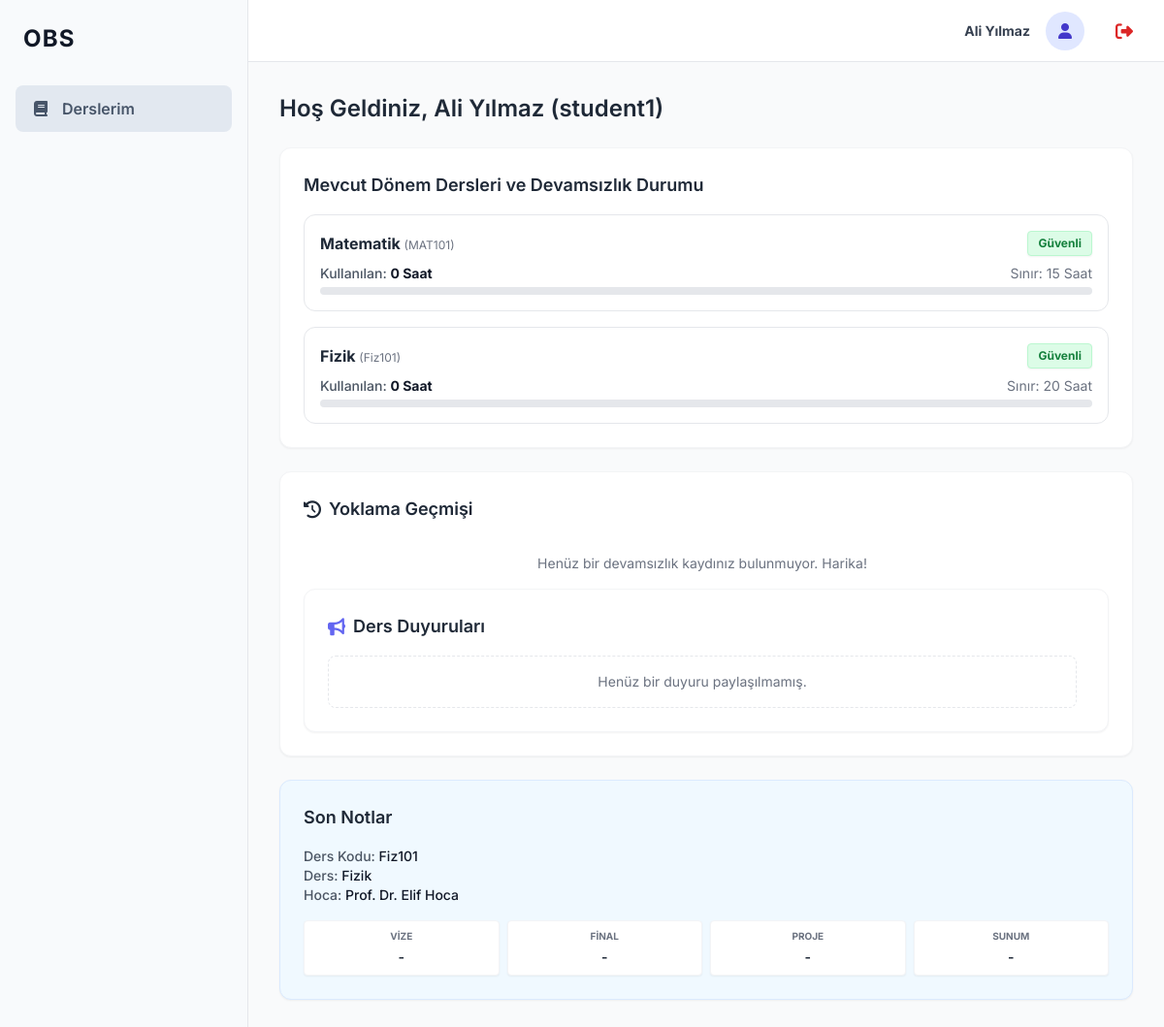
The app's page /student_dashboard (signed in) with its own data.
### models.py (models this page shows)
class User(db.Model, UserMixin):
    __tablename__ = 'user'
    id = db.Column(db.Integer, primary_key=True)
    username = db.Column(db.String(50), unique=True, nullable=False)
    password_hash = db.Column(db.String(255), nullable=False)
    role = db.Column(db.String(20), nullable=False) # 'admin', 'academician', 'student'
    name = db.Column(db.String(100), nullable=False)
    courses_taught = db.relationship('Course', backref='academician', lazy=True)
    enrollments = db.relationship('Enrollment', backref='student', lazy=True)

class Enrollment(db.Model):
    __tablename__ = 'enrollment'
    id = db.Column(db.Integer, primary_key=True)
    student_id = db.Column(db.Integer, db.ForeignKey('user.id'), nullable=False)
    course_id = db.Column(db.Integer, db.ForeignKey('course.id'), nullable=False)
    midterm_grade = db.Column(db.Float, nullable=True)
    final_grade = db.Column(db.Float, nullable=True)
    project_grade = db.Column(db.Float, nullable=True)
    presentation_grade = db.Column(db.Float, nullable=True)
    absenteeism = db.Column(db.Integer, default=0)
    __table_args__ = (db.UniqueConstraint('student_id', 'course_id', name='_student_course_uc'),)

class Course(db.Model):
    __tablename__ = 'course'
    id = db.Column(db.Integer, primary_key=True)
    name = db.Column(db.String(100), nullable=False)
    code = db.Column(db.String(20), unique=True, nullable=False)
    academician_id = db.Column(db.Integer, db.ForeignKey('user.id'), nullable=True)
    max_absenteeism = db.Column(db.Integer, default=20, nullable=False)
    enrollments = db.relationship('Enrollment', backref='course', lazy=True)

### app.py (the view)
@app.route('/student_dashboard')
@login_required
def student_dashboard():
    if current_user.role != 'student':
        return "Yetkisiz Erişim", 403
    enrollments = Enrollment.query.filter_by(student_id=current_user.id).all()
    for enrollment in enrollments:
        enrollment.logs = AttendanceLog.query.filter_by(student_id=current_user.id, course_id=enrollment.course_id).order_by(AttendanceLog.date.desc()).all()
    return render_template('student_dashboard.html', enrollments=enrollments)

### app.py (called while the page is built)
@login_manager.user_loader
def load_user(user_id):
    return User.query.get(int(user_id))

### templates/student_dashboard.html (shortened to what this page needs)
{% extends 'base.html' %}
{% block content %}
<div class="mb-6">
    <h2 class="text-2xl font-semibold text-gray-800">Hoş Geldiniz, {{ current_user.name }} ({{ current_user.username }})</h2>
</div>
<div class="flex flex-col xl:flex-row gap-6">
    <div class="flex-1 space-y-6">
        <div class="bg-white rounded-xl shadow-sm border border-gray-100 p-6 hover:shadow-md transition duration-200">
            <h3 class="text-lg font-semibold text-gray-800 mb-4">Mevcut Dönem Dersleri ve Devamsızlık Durumu</h3>
            <div class="space-y-4 mt-2">
                {% for enrollment in enrollments %}
                {% set max_abs = enrollment.course.max_absenteeism %}
                <div class="p-4 border border-gray-200 rounded-xl hover:bg-gray-50 transition">
                    <div class="flex justify-between items-center mb-2">
                        <h4 class="font-bold text-gray-800">{{ enrollment.course.name }} <span class="text-xs text-gray-500 font-normal">({{ enrollment.course.code }})</span></h4>
                        {% if enrollment.absenteeism > max_abs %}
                            <span class="px-2.5 py-1 bg-red-100 text-red-700 text-xs font-bold rounded shadow-sm border border-red-200">Kaldı</span>
                        {% elif enrollment.absenteeism >= max_abs * 0.8 %}
                            <span class="px-2.5 py-1 bg-yellow-100 text-yellow-700 text-xs font-bold rounded shadow-sm border border-yellow-200">Kritik</span>
                        {% else %}
                            <span class="px-2.5 py-1 bg-green-100 text-green-700 text-xs font-bold rounded shadow-sm border border-green-200">Güvenli</span>
                        {% endif %}
                    </div>
                    <div class="flex justify-between text-sm mb-1">
                        <span class="text-gray-600 font-medium">Kullanılan: <span class="text-gray-900 font-bold">{{ enrollment.absenteeism }} Saat</span></span>
                        <span class="text-gray-500">Sınır: {{ max_abs }} Saat</span>
                    </div>
                    <div class="w-full bg-gray-200 rounded-full h-2">
                        {% set percent = (enrollment.absenteeism / max_abs * 100) | round | int %}
                        {% if percent > 100 %}{% set percent = 100 %}{% endif %}
                    </div>
                </div>
                {% else %}
                    <div class="py-6 text-center text-sm text-gray-500">Kayıtlı olduğunuz ders bulunamadı.</div>
                {% endfor %}
            </div>
        </div>
        <div class="bg-white rounded-xl shadow-sm border border-gray-100 p-6 hover:shadow-md transition duration-200">
            <h3 class="text-lg font-semibold text-gray-800 mb-4 flex items-center gap-2"><i class="fa-solid fa-clock-rotate-left"></i> Yoklama Geçmişi</h3>
            <div class="space-y-4 max-h-64 overflow-y-auto pr-2">
                {% set has_absent = namespace(value=false) %}
                {% for enrollment in enrollments %}
                    {% for log in enrollment.logs %}
                        {% if log.status == 'Gelmedi' %}
                            {% set has_absent.value = true %}
                        {% endif %}
                    {% endfor %}
                {% endfor %}
                {% if enrollments and not has_absent.value %}
                    <div class="text-sm text-gray-500 p-4 text-center">Henüz bir devamsızlık kaydınız bulunmuyor. Harika!</div>
                {% endif %}
            </div>
        <div class="bg-white rounded-xl shadow-sm border border-gray-100 p-6 hover:shadow-md transition duration-200">
            <h3 class="text-lg font-semibold text-gray-800 mb-4 flex items-center gap-2"><i class="fa-solid fa-bullhorn text-indigo-500"></i> Ders Duyuruları</h3>
            <div class="space-y-4 max-h-64 overflow-y-auto pr-2">
                {% set has_announcement = namespace(value=false) %}
                {% if not has_announcement.value %}
                    <div class="text-sm text-gray-500 p-4 text-center border border-dashed border-gray-200 rounded-lg">Henüz bir duyuru paylaşılmamış.</div>
                {% endif %}
            </div>
        </div>
    </div>
    <div class="w-full xl:w-80 flex-shrink-0 space-y-6">
        <div class="bg-[#f0f9ff] rounded-xl shadow-sm border border-blue-100 p-6 hover:shadow-md transition duration-200">
            <h3 class="text-lg font-semibold text-gray-800 mb-4">Son Notlar</h3>
            {% if enrollments %}
                {% set last = enrollments[-1] %}
                <div class="mb-4">
                    <p class="text-sm text-gray-600 font-medium">Ders Kodu: <span class="text-gray-900">{{ last.course.code }}</span></p>
                    <p class="text-sm text-gray-600 font-medium">Ders: <span class="text-gray-900">{{ last.course.name }}</span></p>
                    <p class="text-sm text-gray-600 font-medium">Hoca: <span class="text-gray-900">{% if last.course.academician %}{{ last.course.academician.name }}{% else %}-{% endif %}</span></p>
                </div>
                <div class="grid grid-cols-4 gap-2 text-center">
                    <div class="bg-white rounded p-2 shadow-sm border border-gray-100">
                        <div class="text-[10px] uppercase font-bold text-gray-500 mb-1">Vize</div>
                        <div class="text-sm font-semibold text-gray-800">{{ last.midterm_grade or '-' }}</div>
                    </div>
                    <div class="bg-white rounded p-2 shadow-sm border border-gray-100">
                        <div class="text-[10px] uppercase font-bold text-gray-500 mb-1">Final</div>
                        <div class="text-sm font-semibold text-gray-800">{{ last.final_grade or '-' }}</div>
                    </div>
                    <div class="bg-white rounded p-2 shadow-sm border border-gray-100">
                        <div class="text-[10px] uppercase font-bold text-gray-500 mb-1">Proje</div>
                        <div class="text-sm font-semibold text-gray-800">{{ last.project_grade or '-' }}</div>
                    </div>
                    <div class="bg-white rounded p-2 shadow-sm border border-gray-100">
                        <div class="text-[10px] uppercase font-bold text-gray-500 mb-1">Sunum</div>
                        <div class="text-sm font-semibold text-gray-800">{{ last.presentation_grade or '-' }}</div>
                    </div>
                </div>
            {% else %}
                <p class="text-sm text-gray-500">Not bilgisi bulunamadı.</p>
            {% endif %}
        </div>
    </div>
</div>
{% endblock %}

### templates/base.html (shortened to what this page needs)
<!DOCTYPE html>
<html lang="tr">
<head>
    <script src="https://cdn.tailwindcss.com"></script>
    <link rel="stylesheet" href="https://cdnjs.cloudflare.com/ajax/libs/font-awesome/6.4.0/css/all.min.css">
</head>
<body class="text-gray-800 min-h-screen flex">
    {% if current_user.is_authenticated %}
    <aside class="sidebar w-64 flex-shrink-0 hidden md:flex flex-col min-h-screen">
        <div class="p-6">
            <h1 class="text-2xl font-bold text-gray-900 tracking-wider">OBS</h1>
        </div>
        <nav class="flex-1 px-4 py-2 space-y-1">
            {% if current_user.role == 'student' %}
                <a href="{{ url_for('student_dashboard') }}" class="menu-item {% if request.endpoint == 'student_dashboard' %}active-menu{% endif %}">
                    <i class="fa-solid fa-book w-5 text-center"></i> Derslerim
                </a>
            {% elif current_user.role == 'admin' %}
                <a href="{{ url_for('admin_users') }}" class="menu-item {% if request.endpoint == 'admin_users' %}active-menu{% endif %}">
                    <i class="fa-solid fa-users-gear w-5 text-center"></i> Sistem & Kullanıcılar
                </a>
            {% endif %}
        </nav>
    </aside>
    <div class="flex-1 flex flex-col min-h-screen overflow-hidden">
        <header class="bg-white border-b border-gray-200 h-16 flex items-center justify-between px-6 lg:px-8">
            <div class="flex items-center gap-4">
                <div class="text-sm font-semibold text-gray-700 text-right">
                    <div class="font-bold">{{ current_user.name }}</div>
                </div>
                <div class="h-10 w-10 rounded-full bg-indigo-100 flex items-center justify-center text-indigo-700 font-bold overflow-hidden">
                    <i class="fa-solid fa-user"></i>
                </div>
                <a href="{{ url_for('logout') }}" class="ml-4 text-sm text-red-600 hover:text-red-800 font-medium transition" title="Çıkış Yap">
                    <i class="fa-solid fa-right-from-bracket text-lg"></i>
                </a>
            </div>
        </header>
        <main class="flex-1 overflow-y-auto bg-gray-50 p-6 lg:p-8">
            <div class="max-w-7xl mx-auto">
                {% block content %}{% endblock %}
            </div>
        </main>
    </div>
    {% endif %}
</body>
</html>

### templates/base.html (style rules this page uses)
body { font-family: 'Inter', sans-serif; background-color: #f3f4f6; }
.sidebar { background-color: #f8fafc; border-right: 1px solid #e5e7eb; }
.active-menu { background-color: #e2e8f0; font-weight: 600; color: #1e293b; border-radius: 0.5rem; }
.menu-item { color: #475569; padding: 0.75rem 1rem; border-radius: 0.5rem; margin-bottom: 0.25rem; display: flex; align-items: center; gap: 0.75rem; transition: background-color 0.2s; }

### records on screen
User: name "Ali Yılmaz", username "student1"
Enrollment: course.name "Matematik", course.code "MAT101", shows "Güvenli", absenteeism "0", max_abs "15"
Enrollment: course.name "Fizik", course.code "Fiz101", shows "Güvenli", absenteeism "0", max_abs "20", midterm_grade "-", final_grade "-", project_grade "-", presentation_grade "-"
Course: course.code "Fiz101", course.name "Fizik"
User: course.academician.name "Prof. Dr. Elif Hoca"
